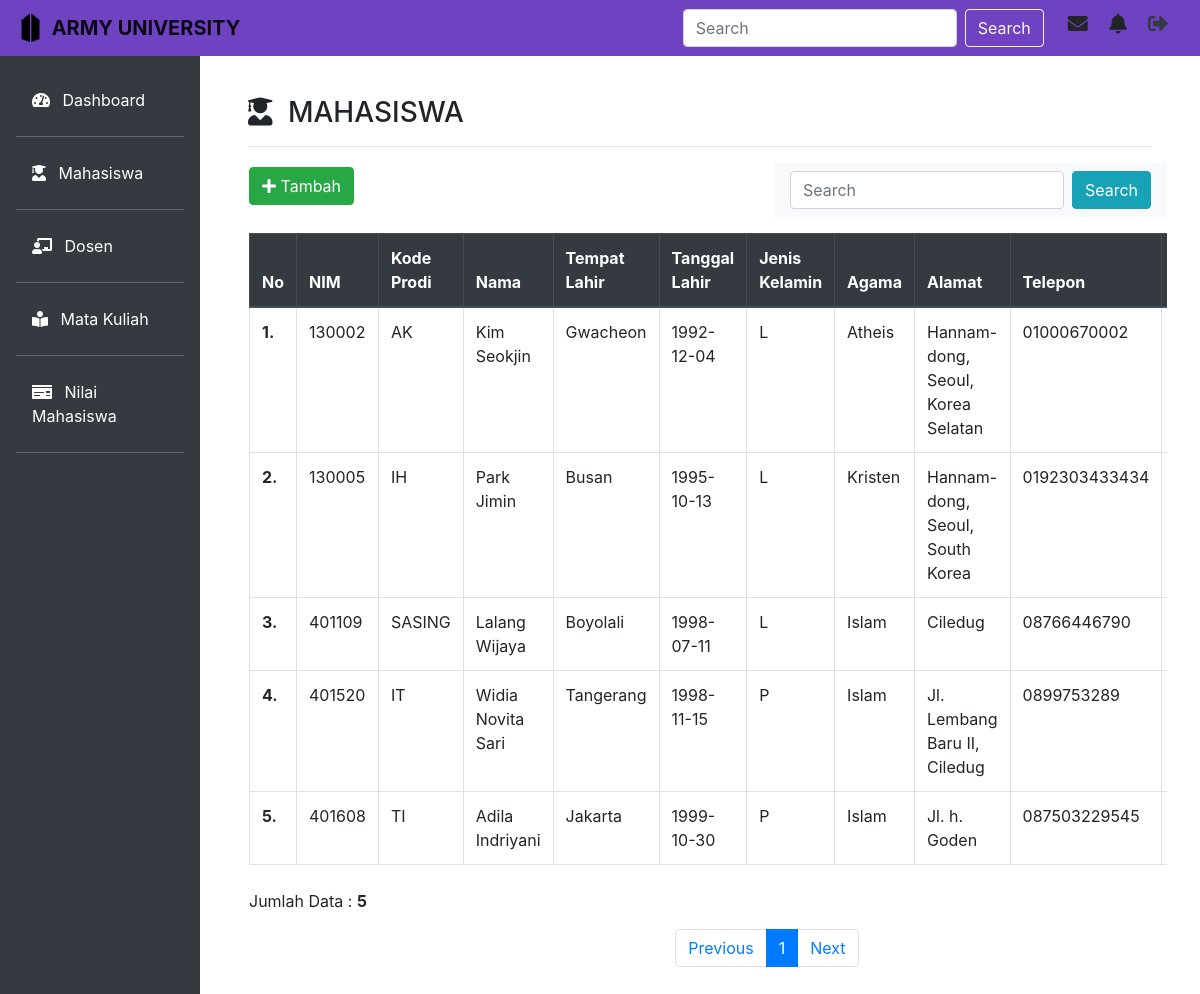
The app's page /mahasiswa/mahasiswa.php with its own data.
### tables this page shows
CREATE TABLE IF NOT EXISTS `m_mahasiswa` (
  `nim` varchar(10) NOT NULL DEFAULT '',
  `kd_prodi` varchar(7) DEFAULT NULL,
  `nama` varchar(50) DEFAULT NULL,
  `tempat_lhr` varchar(30) DEFAULT NULL,
  `agama` varchar(30) DEFAULT NULL,
  `tgl_lhr` date DEFAULT NULL,
  `jk` varchar(2) DEFAULT NULL,
  `tgl_masuk` date DEFAULT NULL,
  `kd_status` varchar(2) DEFAULT NULL,
  `alamat` varchar(500) DEFAULT NULL,
  `tlp` varchar(15) DEFAULT NULL
);

### mahasiswa/mahasiswa.php (the view, shortened to what this page needs)
<!doctype html>
<html lang="en">
  <head>
    <link rel="stylesheet" href="https://cdn.jsdelivr.net/npm/bootstrap@4.6.0/dist/css/bootstrap.min.css">
    <link rel="stylesheet" type="text/css" href="../style.css">
    <link rel="stylesheet" type="text/css" href="../fontawesome-free/css/all.min.css">
  </head>
  <body>
    <nav class="navbar navbar-expand-lg navbar-light fixed-top" style="background-color: #6f42c1;">
      <a class="navbar-brand" href="#">
        <img src="../img/army.png" width="30" height="30" class="d-inline-block align-top" alt="">
        <b>ARMY UNIVERSITY</b>
      </a>
      <form class="form-inline my-2 my-lg-0 ml-auto">
        <input class="form-control mr-sm-2" type="search" placeholder="Search" aria-label="Search">
        <button class="btn btn-outline-light my-2 my-sm-0" type="submit">Search</button>
      </form>
      <div class="icon ml-4">
        <h5>
          <i class="fas fa-envelope mr-3" data-toggle="tooltip" title="Inbox"></i>
          <i class="fas fa-bell mr-3" data-toggle="tooltip" title="Notification"></i>
          <a href="../logout.php"><i class="fas fa-sign-out-alt mr-3 text-dark" data-toggle="tooltip" title="Log Out"></i></a>
        </h5>
      </div>
    </nav>
    <div class="row no-gutters mt-5">
      <div class="col-md-2 bg-dark mt-2 pr-3 pt-4">
        <ul class="nav flex-column ml-3 mb-5">
          <li class="nav-item">
            <a class="nav-link active text-white" href="../dashboard.php"><i class="fas fa-tachometer-alt mr-2"></i> Dashboard</a><hr class="bg-secondary">
          </li>
          <li class="nav-item">
            <a class="nav-link text-white" href="mahasiswa.php"><i class="fas fa-user-graduate mr-2"></i> Mahasiswa</a><hr class="bg-secondary">
          </li>
          <li class="nav-item">
            <a class="nav-link text-white" href="../dosen/dosen.php"><i class="fas fa-chalkboard-teacher mr-2"></i> Dosen</a><hr class="bg-secondary">
          </li>
          <li class="nav-item">
            <a class="nav-link text-white" href="../matakuliah/matakuliah.php"><i class="fas fa-book-reader mr-2"></i> Mata Kuliah</a><hr class="bg-secondary">
          </li>
          <li class="nav-item">
            <a class="nav-link text-white" href="../nilai/nilai.php"><i class="fas fa-money-check mr-2"></i> Nilai Mahasiswa</a><hr class="bg-secondary">
          </li>
        </ul>
      </div>
      <div class="col-md-10 p-5 pt-4">
        <h3><i class="fas fa-user-graduate mr-2"></i> MAHASISWA</h3><hr>
        <div class="row">
          <div class="button-tambah ml-3 mt-1">
            <a class="btn btn-success" href="tambah.php" role="button"><i class="fas fa-plus"></i> Tambah</a>
          </div>
          <nav class="navbar navbar-light bg-light ml-auto">
            <form class="form-inline" action="" method="post">
              <input class="form-control mr-sm-2" type="text" placeholder="Search" aria-label="Search" name="cari">
              <button class="btn btn-info" type="submit">Search</button>
            </form>
          </nav>
          <div class="table-responsive mt-3 ml-3">
            <table class="table table-bordered">
              <thead class="thead-dark">
                <tr>
                  <th scope="col">No</th>
                  <th scope="col">NIM</th>
                  <th scope="col">Kode Prodi</th>
                  <th scope="col">Nama</th>
                  <th scope="col">Tempat Lahir</th>
                  <th scope="col">Tanggal Lahir</th>
                  <th scope="col">Jenis Kelamin</th>
                  <th scope="col">Agama</th>
                  <th scope="col">Alamat</th>
                  <th scope="col">Telepon</th>
                  <th scope="col">Tanggal Masuk</th>
                </tr>
              </thead>
              <tbody>
                <?php
                include '../koneksi.php';
                $batas = 5;
                $hal = @$_GET['hal'];
                if(empty($hal)){
                  $posisi = 0;
                  $hal = 1;
                } else {
                  $posisi = ($hal - 1) * $batas;
                }
                $no = 1;
                if($_SERVER['REQUEST_METHOD'] == "POST") {
                  $cari = trim(mysqli_real_escape_string($koneksi, $_POST['cari']));
                  if($cari != ''){
                    $sql = "SELECT * FROM m_mahasiswa where nama like '%$cari%'";
                    $query = $sql;
                    $queryJml = $sql;
                  } else {
                    $query = "SELECT * FROM m_mahasiswa LIMIT $posisi, $batas";
                    $queryJml = "SELECT * FROM m_mahasiswa";
                    $no = $posisi + 1;
                  }
                } else {
                  $query = "SELECT * FROM m_mahasiswa LIMIT $posisi, $batas";
                  $queryJml = "SELECT * FROM m_mahasiswa";
                  $no = $posisi + 1;
                }
                $prev = $hal - 1;
                $next = $hal + 1;
                $sql_mhs = mysqli_query($koneksi, $query) or die (mysqli_error($koneksi));
                if(mysqli_num_rows($sql_mhs) > 0){
                  while($d = mysqli_fetch_array($sql_mhs)) { ?>
                <tr>
                  <th scope="row"><?php echo $no++; ?>.</th>
                  <td><?php echo $d['nim']; ?></td>
                  <td><?php echo $d['kd_prodi']; ?></td>
                  <td><?php echo $d['nama']; ?></td>
                  <td><?php echo $d['tempat_lhr']; ?></td>
                  <td><?php echo $d['tgl_lhr']; ?></td>
                  <td><?php echo $d['jk']; ?></td>
                  <td><?php echo $d['agama']; ?></td>
                  <td><?php echo $d['alamat']; ?></td>
                  <td><?php echo $d['tlp']; ?></td>
                  <td><?php echo $d['tgl_masuk']; ?></td>
                </tr>
                <?php
                  }
                } else {
                  echo "<tr><td colspan=\"13\" align=\"center\">Data tidak ditemukan</td></tr>";
                }
                ?>
              </tbody>
            </table>
          </div>
          <?php
          if(isset($_POST['cari'])) {
            echo "<div class=\"cr ml-3\" style=\"float:left;\">";
              $jml = mysqli_num_rows(mysqli_query($koneksi, $queryJml));
              echo "Data Hasil Pencarian : <b>$jml</b>";
              echo "</div>";
          } else {
          ?>
            <div class="pg ml-3 pt-2" style="float:left;">
              <?php
              $jml = mysqli_num_rows(mysqli_query($koneksi, $queryJml));
              echo "Jumlah Data : <b>$jml</b>";
              ?>
            </div>
            <div class="page mt-5 mx-auto">
              <nav aria-label="Page navigation example">
                <ul class="pagination justify-content-center">
                  <li class="page-item">
                    <a class="page-link" <?php if($hal > 1){ echo "href='?hal=$prev'"; } ?> tabindex="-1" aria-disabled="true">Previous</a>
                  </li>
                  <?php
                  $jml_hal = ceil($jml / $batas);
                  for($x=1;$x<=$jml_hal;$x++) {
                    if ($x != $hal) {
                  ?>
                  <li class="page-item"><a class="page-link" href="?hal=<?php echo $x ?>"><?php echo $x; ?></a></li>
                  <?php
                  }
                  else {
                  ?>
                  <li class="page-item active"><a class="page-link"><?php echo $x; ?></a></li>
                  <?php } } ?>
                  <li class="page-item">
                    <a class="page-link" <?php if($hal < $jml_hal) { echo "href='?hal=$next'"; } ?>>Next</a>
                  </li>
                </ul>
              </nav>
            </div>
          <?php } ?>
        </div>
      </div>
    </div>
  </body>
</html>

### records on screen
m_mahasiswa: nim "130002", kd_prodi "AK", nama "Kim Seokjin", tempat_lhr "Gwacheon", tgl_lhr "1992-12-04", jk "L", agama "Atheis", alamat "Hannam-dong, Seoul, Korea Selatan", tlp "01000670002"
m_mahasiswa: nim "130005", kd_prodi "IH", nama "Park Jimin", tempat_lhr "Busan", tgl_lhr "1995-10-13", jk "L", agama "Kristen", alamat "Hannam-dong, Seoul, South Korea", tlp "0192303433434"
m_mahasiswa: nim "401109", kd_prodi "SASING", nama "Lalang Wijaya", tempat_lhr "Boyolali", tgl_lhr "1998-07-11", jk "L", agama "Islam", alamat "Ciledug", tlp "08766446790"
m_mahasiswa: nim "401520", kd_prodi "IT", nama "Widia Novita Sari", tempat_lhr "Tangerang", tgl_lhr "1998-11-15", jk "P", agama "Islam", alamat "Jl. Lembang Baru II, Ciledug", tlp "0899753289"
m_mahasiswa: nim "401608", kd_prodi "TI", nama "Adila Indriyani", tempat_lhr "Jakarta", tgl_lhr "1999-10-30", jk "P", agama "Islam", alamat "Jl. h. Goden", tlp "087503229545"

### other values on screen
$jml "5"
